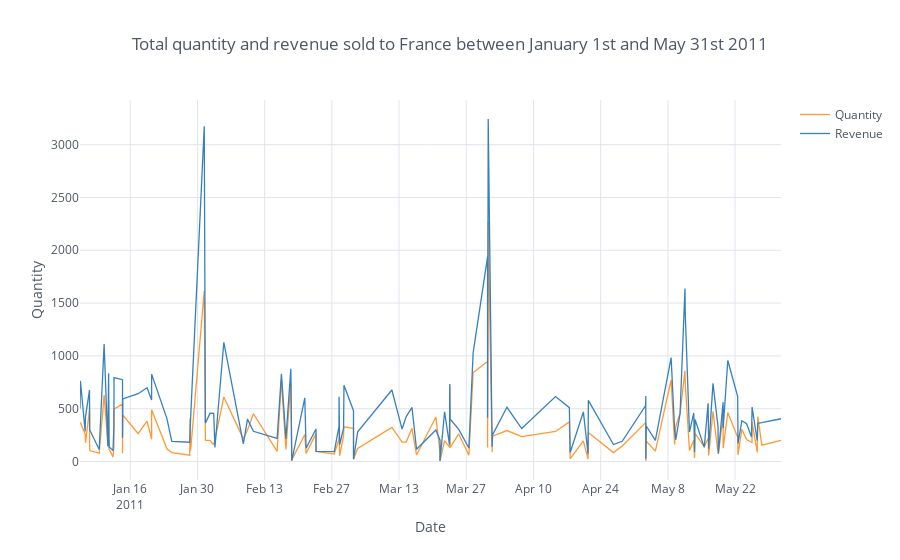

Write notebook code for a chart like this one.
### Code cell
data2.iplot(kind='line', x='InvoiceDate', xTitle='Date',yTitle='Quantity', title='Total quantity and revenue sold to France between January 1st and May 31st 2011')
